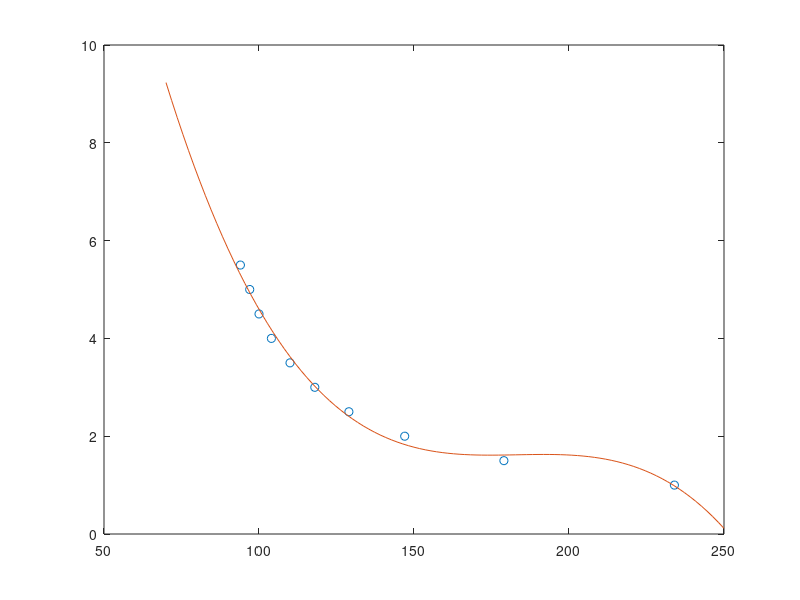

Recreate this plot in MATLAB.
dis = [1    1.5 2   2.5 3 3.5 4 4.5 5 5.5];
row = [234  179 147 129 118 110 104 100 97 94];

p = polyfit(row,dis,3)
plot (row,dis,"o")
hold on
x = linspace(70,250,100)
plot(x,polyval(p,x))